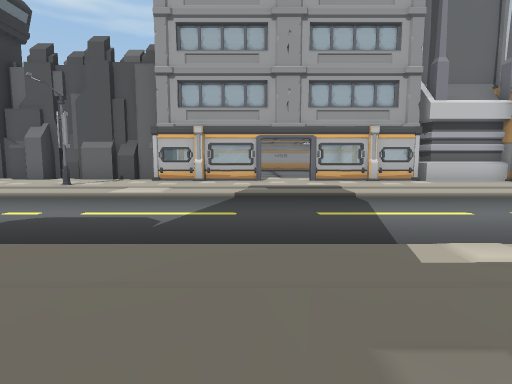
view 1 (above)

21 first-person views from a walk through a Unity game level. The camera is 1.3 m above the floor, tilts 6° down and sees 80° across. Doors are open. The floor is counted in squares, 2 m on a side. Each view is taken from the middle of a square. On the plan, view 1 faces up. The plan holds only what a view shows up to about 10 squares ahead; the rest is blank. The place goes on beyond the plan. Some surface patterns are stand-ins.

view 2
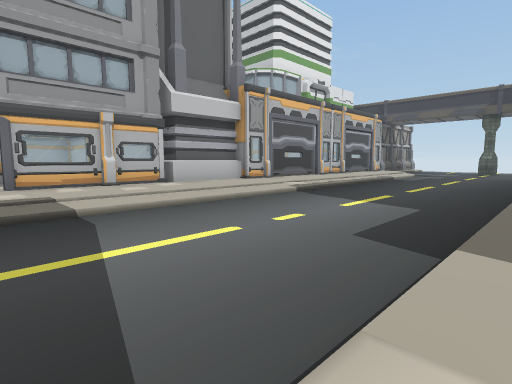

view 3
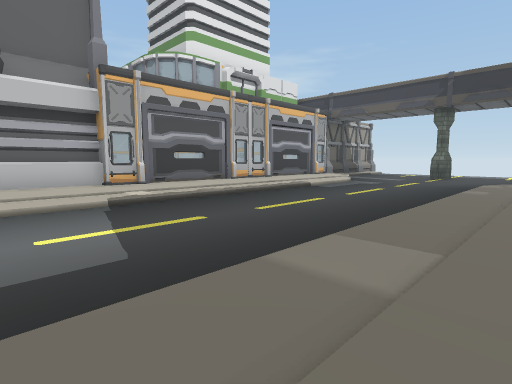

view 4
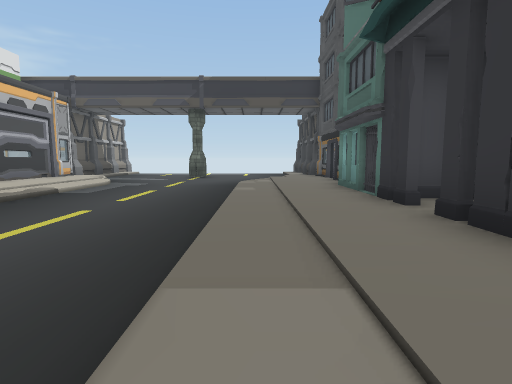

view 5
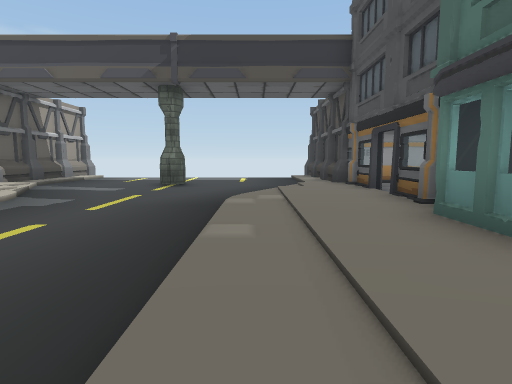

view 6
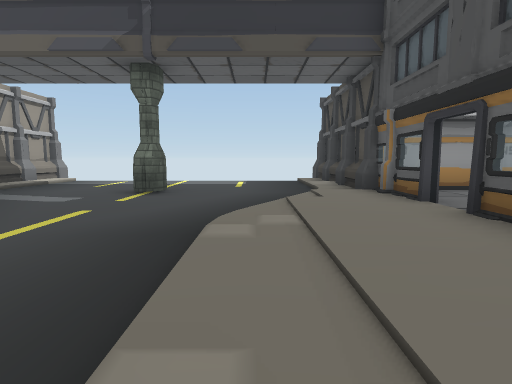

view 7
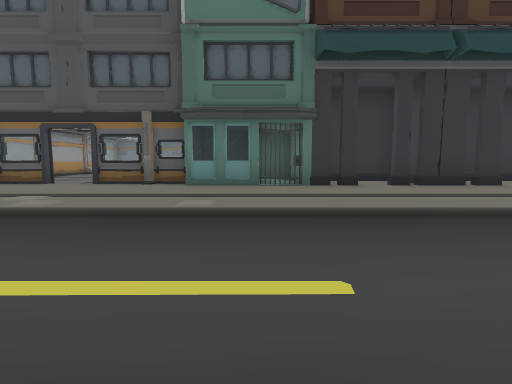

view 8
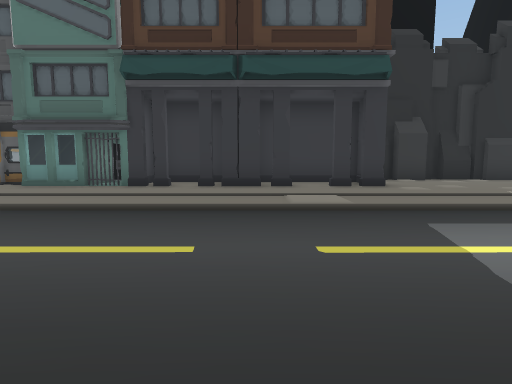

view 9
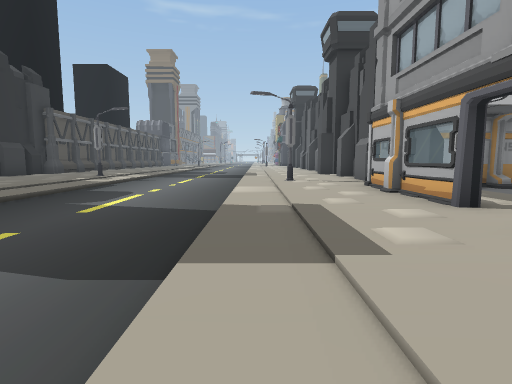

view 10
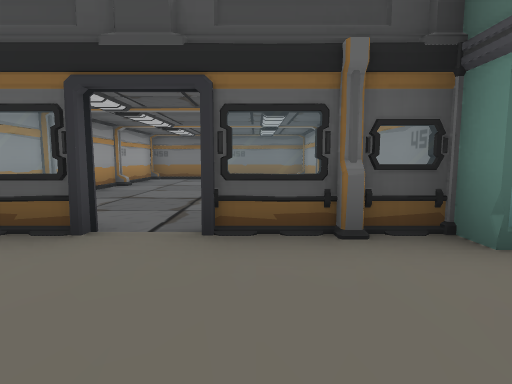

view 11
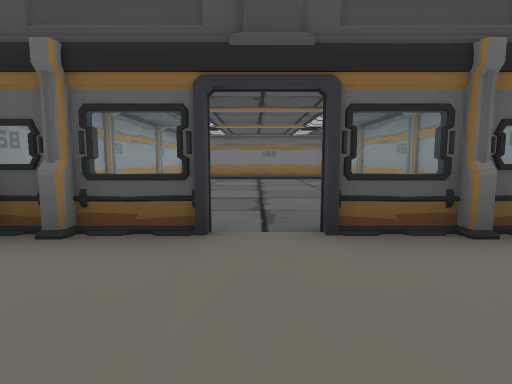

view 12
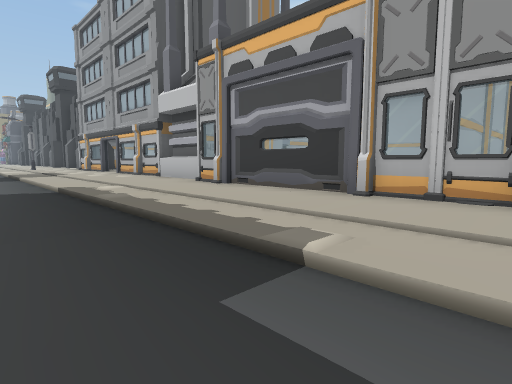

view 13
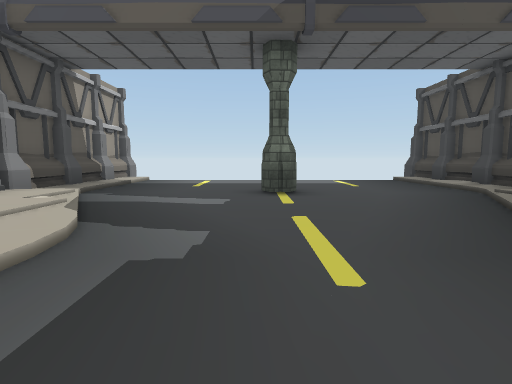

view 14
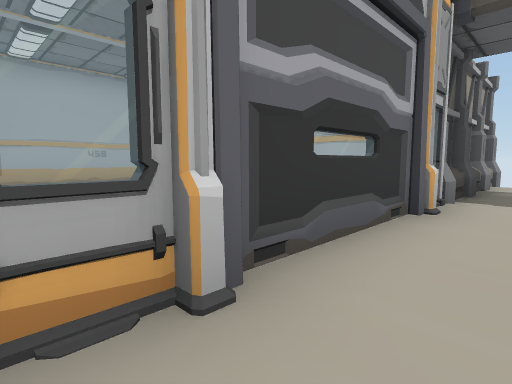

view 15
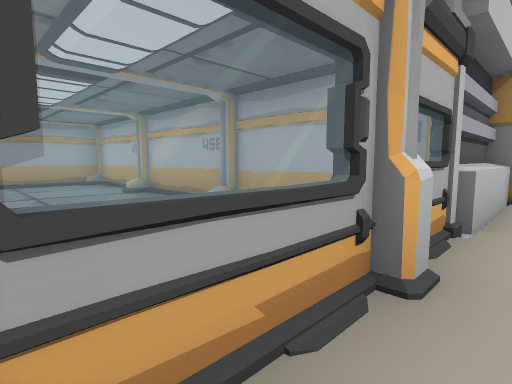

view 16
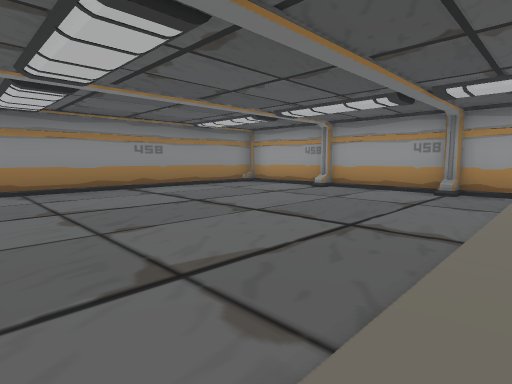

view 17
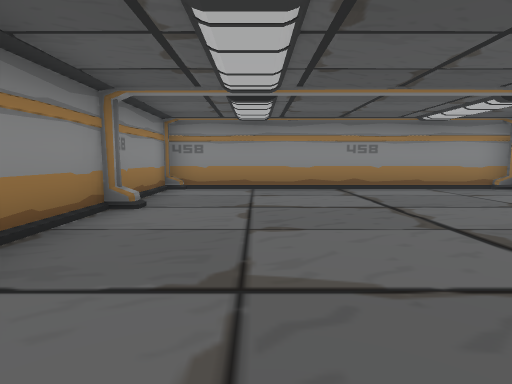

view 18
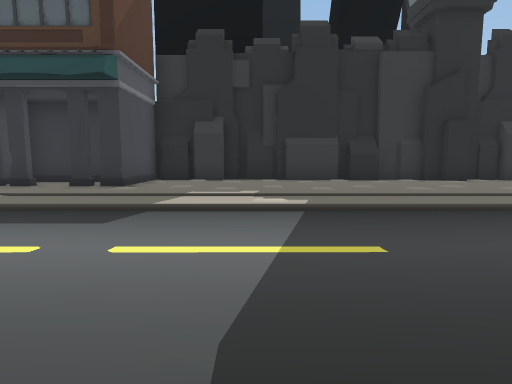

view 19
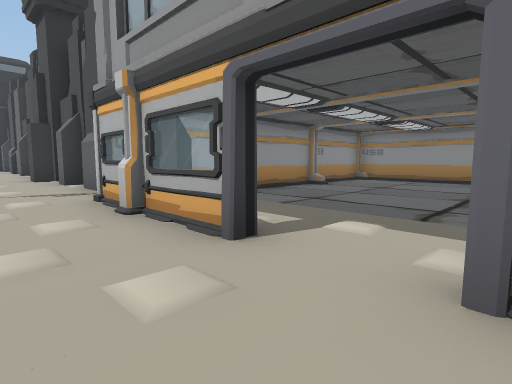

view 20
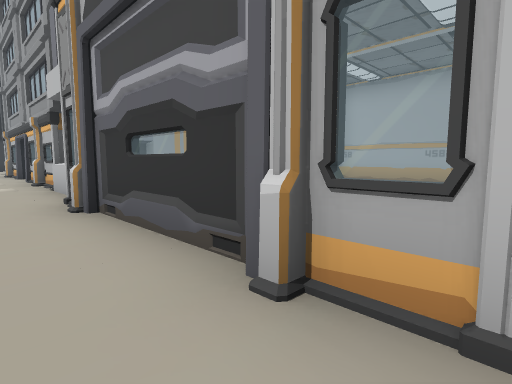

view 21
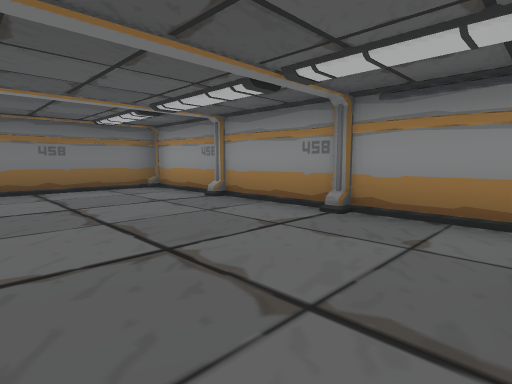

### Floor plan
Key: @ floor where view 1 was taken; # wall or solid block; . main floor; - floor 0.25 m lower than the main floor; / step, stairs or slope; D open door; = window, fence, low wall or low ledge; S streetlight; P pillar; T tower; O other object.
Columns run from 6 left of view 1 to 23 right of it. Each row starts with its distance up from view 1.
 19    #########
 18    #///////#
 17    #.......#  ####  ####
 16    #.......#
 15    #.......#
 14    #.......#       #
 13    #.......#  #    #
 12    #.......#  #    #
 11    #..     #  #    #    #
 10  ####=ODO=##### ## # ## ###
  9         ...   .O..O.O..O.#####
  8  S      ..         .   ./----
  7 ......................//-----
  6 -----------------------------
  5 -------------------------P---
  4 -------------------------P---
  3 -----------------------------
  2 ......................//-----
  1            . ..  ....  ./----
  0       @    OO OOOOOO== ==#####
 -1            O   OOOOO..D..##
 -2   T# ### ##OOOOOOOOO.....#
 -3    T#  ###         #.....#
 -4                    #.....#
 -5                    #.....#
 -6                    #.....#
 -7                    #.....#
 -8                    #######

Where each view was taken, in squares from view 1:
view 1: 0 up, 0 right, facing up
view 2: 2 up, 1 right, facing up-right
view 3: 1 up, 5 right, facing up-right
view 4: 2 up, 6 right, facing right
view 5: 2 up, 10 right, facing right
view 6: 2 up, 12 right, facing right
view 7: 6 up, 12 right, facing down
view 8: 7 up, 8 right, facing down
view 9: 7 up, 4 right, facing left
view 10: 2 up, 15 right, facing down
view 11: 2 up, 16 right, facing down
view 12: 5 up, 14 right, facing up-left
view 13: 5 up, 13 right, facing right
view 14: 8 up, 13 right, facing up-right
view 15: 9 up, 2 right, facing up-right
view 16: 11 up, 2 left, facing up-right
view 17: 11 up, 1 left, facing up
view 18: 7 up, 2 right, facing down
view 19: 8 up, 2 right, facing up-left
view 20: 8 up, 13 right, facing up-left
view 21: 1 down, 17 right, facing down-left
